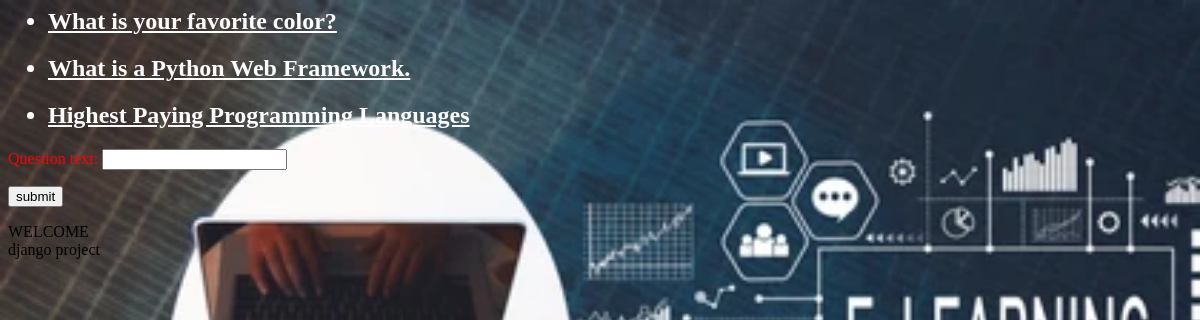
Before: / with the older database file.
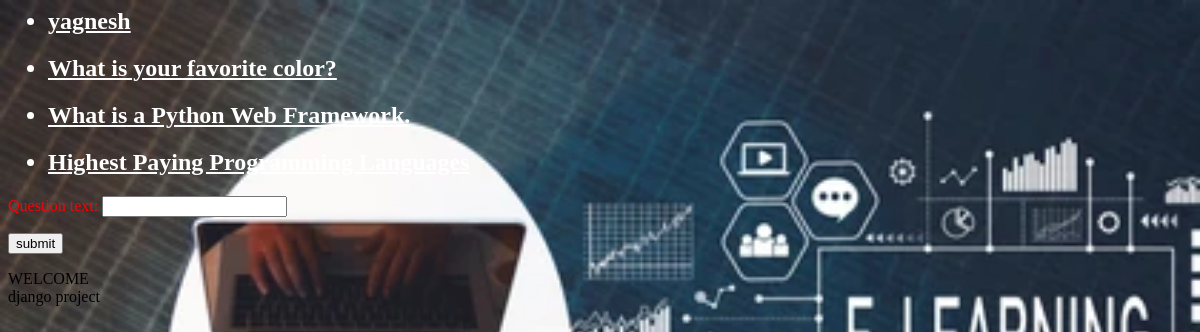
After: the same page with the newer database file.
### polls/models.py (models this page shows, shortened)
class Question(models.Model):
    question_text = models.CharField(max_length=200)
    pub_date = models.DateTimeField('date published')

### polls/views.py (the view, shortened to what this page needs)
# urls.py: path('', views.index.as_view(), name='index'),
class index(View):
  def get(self,request):
   latest_question_list = Question.objects.order_by('-pub_date')[:5]
   form =ContactForm()
   context = {'latest_question_list': latest_question_list, 'form': form}
   return render(request,'polls/index.html', context)

### polls/forms.py
class ContactForm(ModelForm):
    class Meta:
        model = Question
        fields = ['question_text']

### polls/templates/polls/index.html (shortened to what this page needs)
{% load static %}
<body style="background-image:url('{% static 'polls/p2.webp' %}');">
<link rel="stylesheet" type="text/css" href="{% static 'polls/style.css' %}">
{% block content %}
    {% if latest_question_list %}
        <ul>
        {% for question in latest_question_list %}
           <h2> <li><a href="{% url 'detail' question.id %}">{{ question.question_text }}</a></li></h2>
        {% endfor %}
        </ul>
    {% else %}
        <p>No polls are available.</p>
    {% endif %}
{% endblock %}
<form action="{% url 'index' %}" method="post" enctype="multipart/form-data">
   {{form.as_p}}
     <input type="submit" value="submit" class="btn btn-primary btn-lg">
 </form>
<marquee behavior="scroll" direction="right" scrollamount="12" bgcolor="red">WELCOME</marquee>
<marquee behavior="scroll" direction="left" scrollamount="20" bgcolor="orange">django project</marquee>

Changed rows visible on the page:
added Question: question_text "yagnesh"
